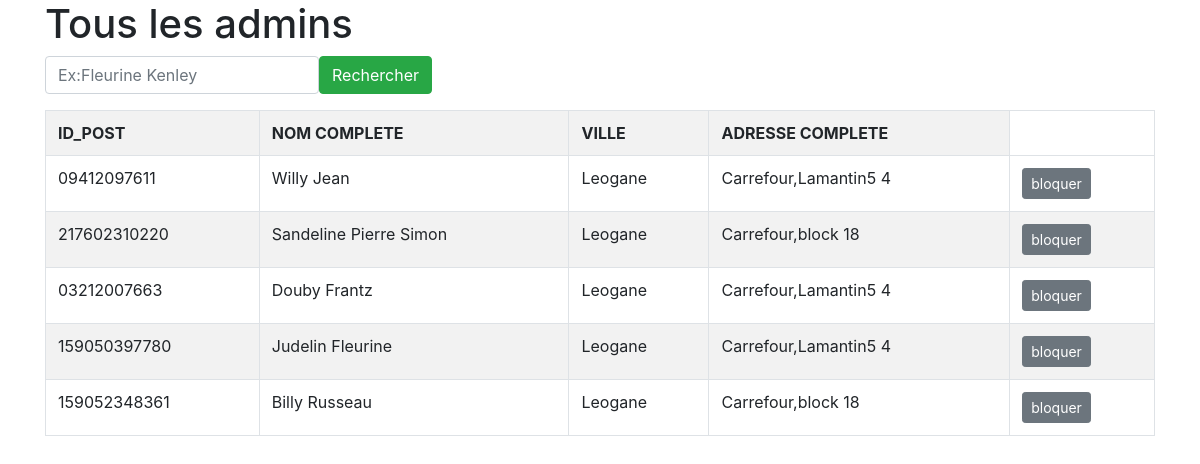
Page /administration/GetAdmin.php on the committed database.
### tables this page shows
CREATE TABLE `tblsurcussale` (
  `id_surcussale` varchar(200) NOT NULL,
  `entreprise_id` varchar(200) NOT NULL,
  `ville_id` varchar(200) NOT NULL,
  `adresse_complete` varchar(200) NOT NULL,
  `etat` int(11) NOT NULL,
  `date_ajout` timestamp NOT NULL DEFAULT CURRENT_TIMESTAMP ON UPDATE CURRENT_TIMESTAMP,
  `date_modifier` timestamp NOT NULL DEFAULT '0000-00-00 00:00:00'
);

CREATE TABLE `tblpost` (
  `id_post` varchar(200) NOT NULL,
  `admin_id` varchar(200) NOT NULL,
  `surcussale_id` varchar(200) NOT NULL,
  `etat` int(11) NOT NULL,
  `date_ajout` timestamp NOT NULL DEFAULT CURRENT_TIMESTAMP ON UPDATE CURRENT_TIMESTAMP,
  `date_modifier` timestamp NOT NULL DEFAULT '0000-00-00 00:00:00' ON UPDATE CURRENT_TIMESTAMP
);

CREATE TABLE `tblville` (
  `id_ville` int(11) NOT NULL,
  `id_etat` int(11) NOT NULL,
  `nom_ville` varchar(50) NOT NULL,
  `date_ajout` date DEFAULT NULL
);

### api/Dao/postDao.class.php (called while the page is built, shortened)
<?php
class postDao{
  public static function GetAllAdmin($ident){
            $con=new connexion();
            $cont=$con->executerequete("SELECT p.id_post,a.nom_complet,v.nom_ville, s.adresse_complete,a.etat,a.id_admin FROM tblsurcussale s
            inner join tbladministration a
            INNER join tblpost p
            INNER JOIN tblville v
            on p.admin_id=a.id_admin  AND p.surcussale_id=s.id_surcussale and v.id_ville=s.ville_id WHERE s.entreprise_id='$ident'");
            return $cont;
  }
}
?>

### api/Modele/Mconnexion.class.php (called while the page is built, shortened)
<?php
  class connexion{
      private $connexion;
      public function __construct (){
        $this->connexion=new mysqli("localhost","root","","db_lotterie");
      }
     public function executerequete($sql){
       $contenu=$this->connexion->query($sql);
       return $contenu->fetch_all();
     }
  }
?>

### administration/GetAdmin.php (the view, shortened to what this page needs)
<?php
        require_once "../api/Modele/Mconnexion.class.php";
        require_once "../api/Dao/postDao.class.php";
?>
<html>
<head>
  <link rel="stylesheet" href="../css/bootstrap-4.3.1-dist/css/bootstrap.min.css">
  <head>
  <body>
      <div class="container">
          <h1>Tous les admins</h1>
          <?php
          if(isset($sikse)){
            echo $sikse;
          }else if(isset($mesaj)){
              echo $mesaj;
          }else{
            $mesaj="";
          }
          ?>
          <form action="" method="post" class="form-inline">
            <input type="text" name="txtnom" class="form-control"  value="<?php if($mesaj){ echo $_POST['txtnom'];}?>"  placeholder="Ex:Fleurine Kenley">
            <input type="submit" name="btnrechercher" value="Rechercher" class="btn btn-success">
          </form>
                <table id="user_adr" class="table table-striped table-bordered">
                    <tr>
                      <th>ID_POST</th>
                      <th>NOM COMPLETE</th>
                          <th>VILLE</th>
                            <th>ADRESSE COMPLETE</th>
                    </tr>
                    <?php
                   if(!isset($_POST['txtnom'])){
                      $ident="198122317601";
                      foreach(postDao::GetAllAdmin($ident) as $row):
                        ?>
                        <tr>
                          <td><?= $row[0] ?></td>
                          <td><?= $row[1] ?></td>
                          <td><?= $row[2] ?></td>
                          <td><?= ucwords($row[3])?></td>
                          <td>
                            <a href="?etat=<?=$row[4]?>&&id_admin=<?=$row[5]?>&&id_post=<?=$row[0]?>"><input type="submit" value="<?php
                            if($row[4]==1){
                                echo"bloquer";
                              }else if($row[4]==0){
                                  echo"Debloquer";
                                }
                            ?>" name="btnblock" class="btn btn-secondary  btn-sm" data-toggle="modal"/></a>
                          </td>
                      </tr>
                        <?php
                      endforeach;
                    ?>
                      <?php
                    }
                    ?>
                </table>
      </div>
  </body>
</html>

### rows in the picture
tblsurcussale: tblpost.id_post "09412097611", tbladministration.nom_complet "Willy Jean", ville.nom_ville "Leogane", adresse_complete "Carrefour,Lamantin5 4", tblpost.id_post "03212007663", tbladministration.nom_complet "Douby Frantz", tblpost.id_post "159050397780", tbladministration.nom_complet "Judelin Fleurine"
tblsurcussale: tblpost.id_post "217602310220", tbladministration.nom_complet "Sandeline Pierre Simon", ville.nom_ville "Leogane", adresse_complete "Carrefour,block 18", tblpost.id_post "159052348361", tbladministration.nom_complet "Billy Russeau"
